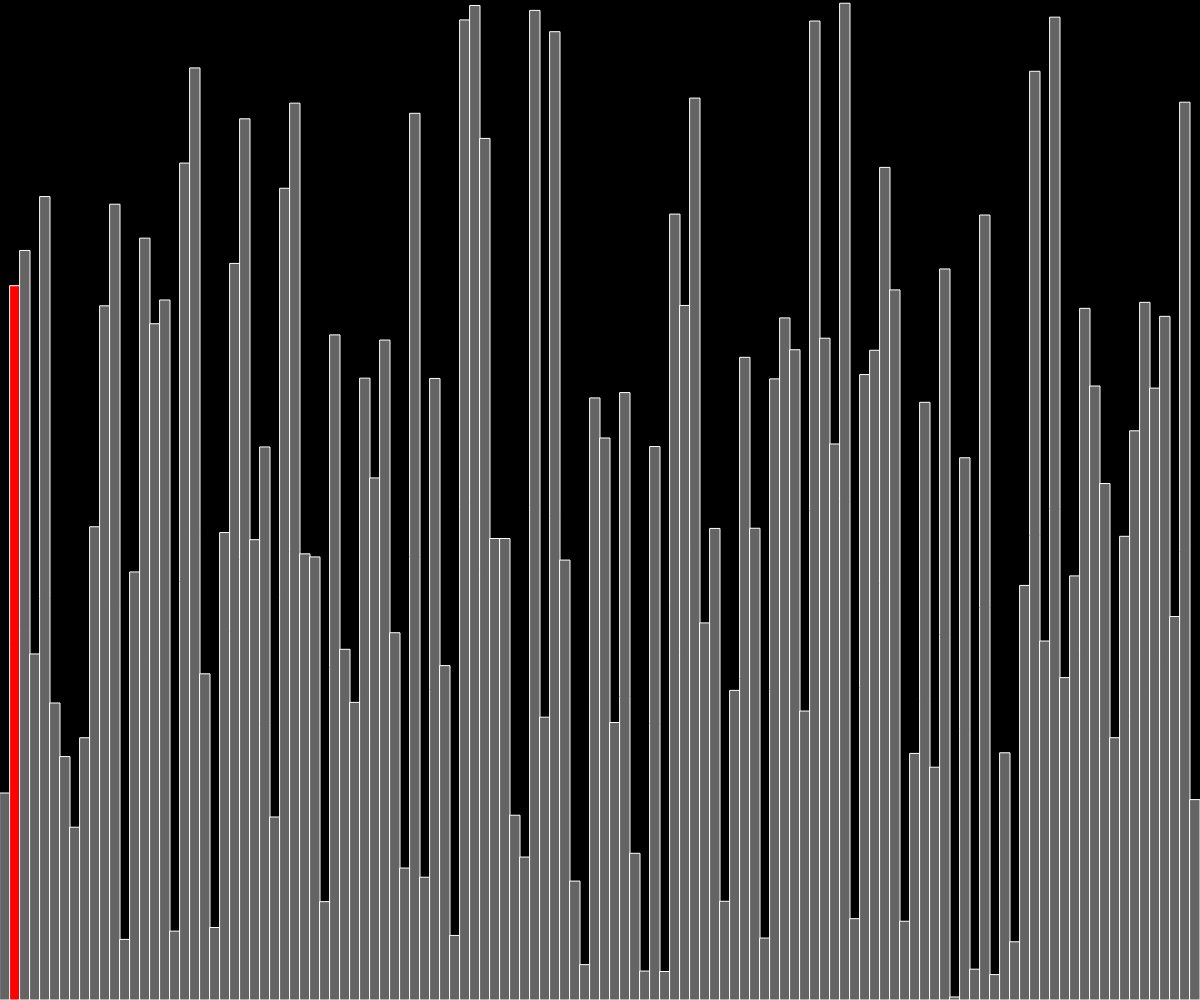
Frame 1 (no input)
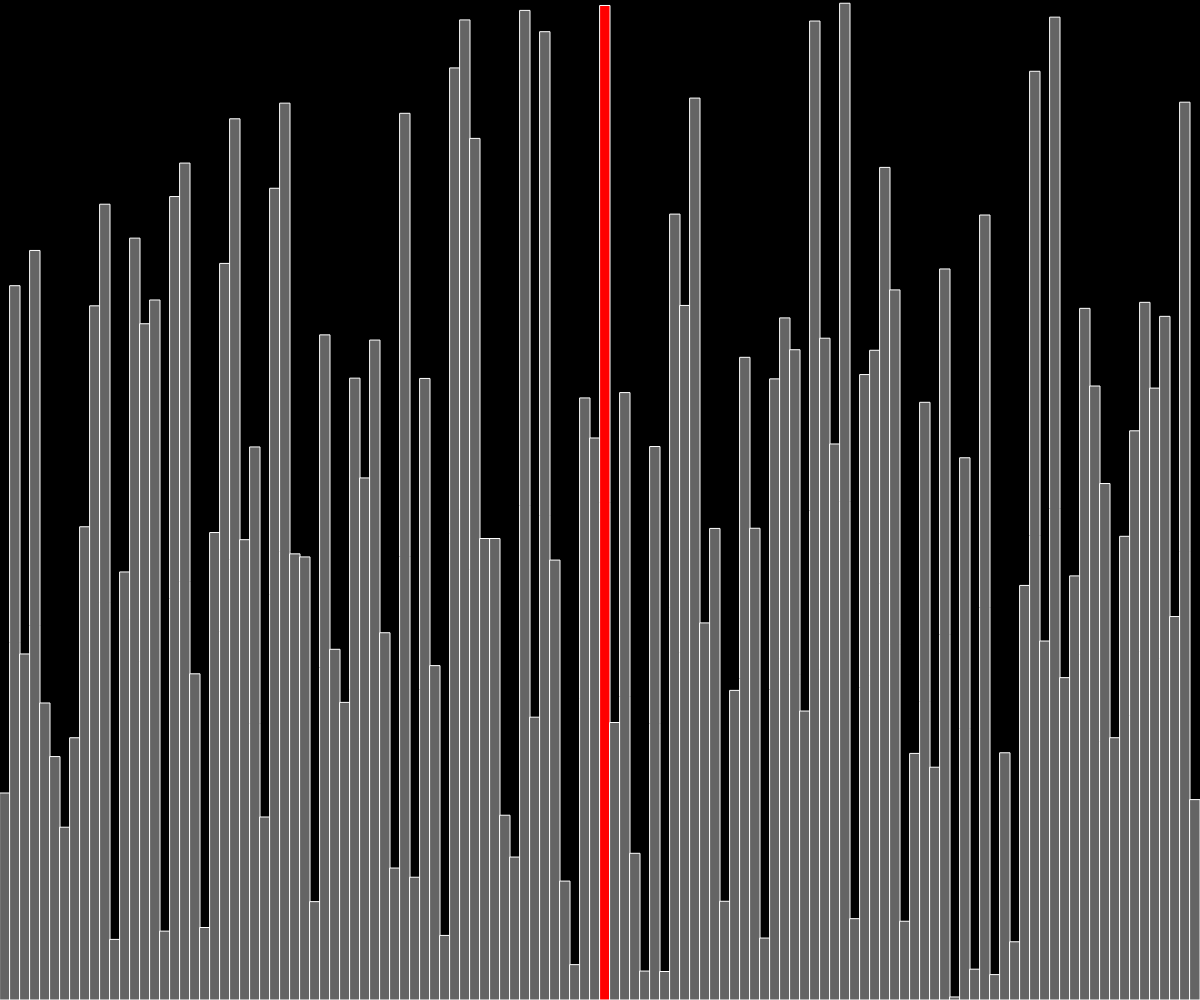
Frame 60 (no input)
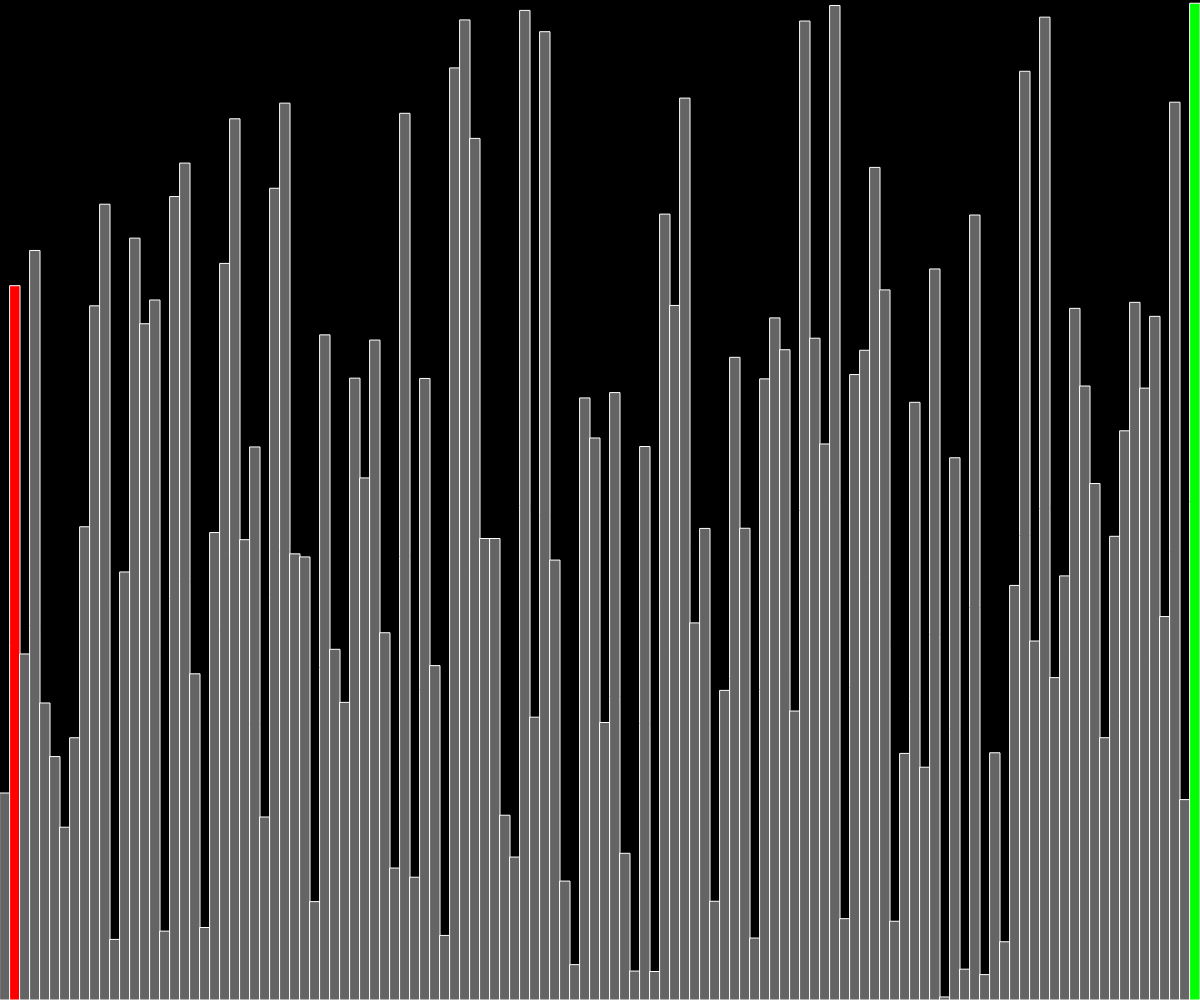
Frame 120 (the mouse pressed at the canvas centre since frame 60)

The p5.js sketch that drew these frames (run headless with seeded random() and noise() and a simulated clock; from frame 60 on, the mouse is pressed at the canvas centre):

// p5.js sketch
// ── sketch.js
let values = [];
let i = 0;
let j = 0;
function setup() {
  createCanvas(windowWidth, windowHeight);
  for (let i = 0; i < floor(width / 10); i++) {
    // values[i] = noise(i / 100.0) * height;
    values[i] = random(height);
  }
}
// function bubbleSort(arr) {
//   for (let i = 0; i < arr.length; i++) {
//     for (let j = 0; j < arr.length - i - 1; j++) {
//       if (arr[j] > arr[j + 1]) {
//         let temp = arr[j];
//         arr[j] = arr[j + 1];
//         arr[j + 1] = temp;
//       }
//     }
//   }
//   return arr;
// }
function draw() {
  background(0);

  if (values[j] > values[j + 1]) {
    temp = values[j];
    values[j] = values[j + 1];
    values[j + 1] = temp;
  }
  if (i < values.length) {
    j = j + 1;
    if (j >= values.length - i - 1) {
      j = 0;
      i++;
    }
  } else {
    console.log('Sorting over');
    noLoop();
  }

  for (let d = 0, p = 0; p < values.length; d += 10, p++) {
    stroke(255);
    fill(100);
    // line(d, height, d, height - values[d]);
    if (p === j) {
      fill(255, 0, 0);
    }
    if (p > values.length - 1 - i) {
      fill(0, 255, 0);
    }
    rect(d, height - values[p], 10, values[p]);
    //rect(d,20,10,100)
  }
}
